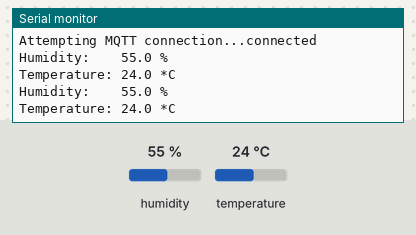
This sketch was run on a simulated ESP32. Parts: the last lines printed to the serial monitor. The test bench sets the inputs (shaded band); at power-on: humidity 55 %, temperature 24 °C. WiFi joins after 1.5 s; servers stay silent unless stated; no MQTT or app messages arrive unless stated.

Above: at 2.7 s.
2.8 s: humidity set to 22 %
At 4.0 s:
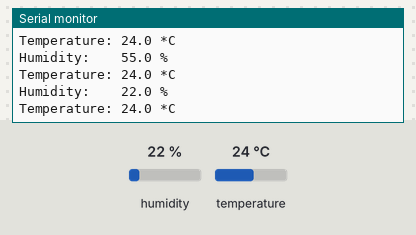
5.5 s: temperature set to 12 °C
At 7.3 s:
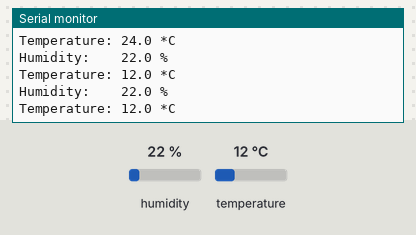
8.2 s: humidity set to 40 %
At 11.2 s:
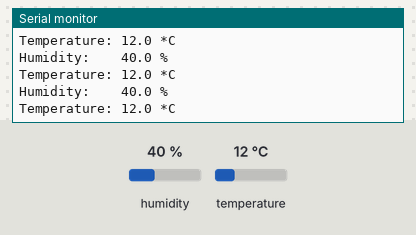
Timing chart, 0 to 12.7 s (numbered marks = the images above; inputs shaded):
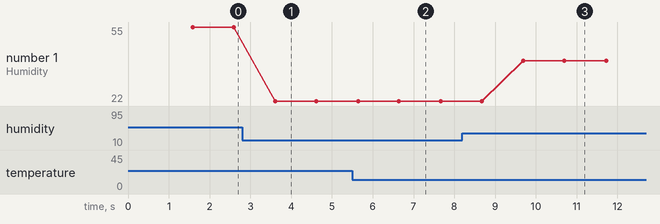

The sketch:

sketch_esp32_thd.ino
```cpp
/*
 This sketch uses the MQTT client library:
 https://github.com/knolleary/pubsubclient

 DHT sensor library:
 https://github.com/adafruit/DHT-sensor-library
 */

#include <WiFi.h>
#include <PubSubClient.h>
#include <DHT.h>

#define DHTTYPE DHT11

const char* c_dev_name = "esp32";

const char* c_wifi_ssid     = "[ssid]";
const char* c_wifi_password = "[password]";

const char* c_mqtt_server = "[mqtt server name]";
const int   c_mqtt_port = 1883;
const char* c_mqtt_user = "[mqtt user name]";
const char* c_mqtt_password = "[mqtt password]";

// DHT Sensor
const int DHTPin = 17;
// Initialize DHT sensor.
DHT dht(DHTPin, DHTTYPE);

WiFiClient espClient;
PubSubClient client(espClient);

void setup()
{
    //setup serial
    Serial.begin(115200);
    delay(10);

    setupWifi();

    client.setServer(c_mqtt_server, c_mqtt_port);

    dht.begin();
}

void setupWifi() {
    Serial.printf("\n\nConnecting to %s\n", c_wifi_ssid);

    WiFi.begin(c_wifi_ssid, c_wifi_password);

    while (WiFi.status() != WL_CONNECTED) {
        delay(500);
        Serial.print(".");
    }

    Serial.println("WiFi connected");
    Serial.println("IP address: ");
    Serial.println(WiFi.localIP());
}

void mqttConnect() {

  while (!client.connected()) {

    Serial.print("Attempting MQTT connection...");

    if (client.connect(c_dev_name, c_mqtt_user, c_mqtt_password)) {
      Serial.println("connected");
    } else {
      Serial.print("failed, rc=");
      Serial.print(client.state());
      Serial.println(" try again in 5 seconds");
      // Wait 5 seconds before retrying
      delay(5000);
    }
  }
}

void loop()
{
  if (!client.connected()) {
    mqttConnect();
  }
  client.loop();

  String topic = String(c_dev_name) + "/status";
  client.publish(topic.c_str(), "ALIVE");

  float h = dht.readHumidity();
  // Read temperature as Celsius (the default)
  float t = dht.readTemperature();

  if (isnan(h) || isnan(t) ) {
      Serial.println("Failed to read from DHT sensor!");
  }
  else {

    Serial.printf("Humidity:    %.1f %%\n", h);
    Serial.printf("Temperature: %.1f *C\n", t);

    String hStr = String(h);
    String tStr = String(t);

    topic = String(c_dev_name) + "/humidity";
    client.publish(topic.c_str(), hStr.c_str());

    topic = String(c_dev_name) + "/temp";
    client.publish(topic.c_str(), tStr.c_str());
  }

  delay(1000);
}
```

Measured:
- after the input at 2.8 s, the serial monitor: prints a new line after 0.81 s (image 1)
- after the input at 5.5 s, the serial monitor: prints a new line after 0.14 s (image 2)
- after the input at 8.2 s, the serial monitor: prints a new line after 1.5 s (image 3)
- plotted number 1: 55 → 22 after the input at 2.8 s, 22 → 40 after the input at 8.2 s
